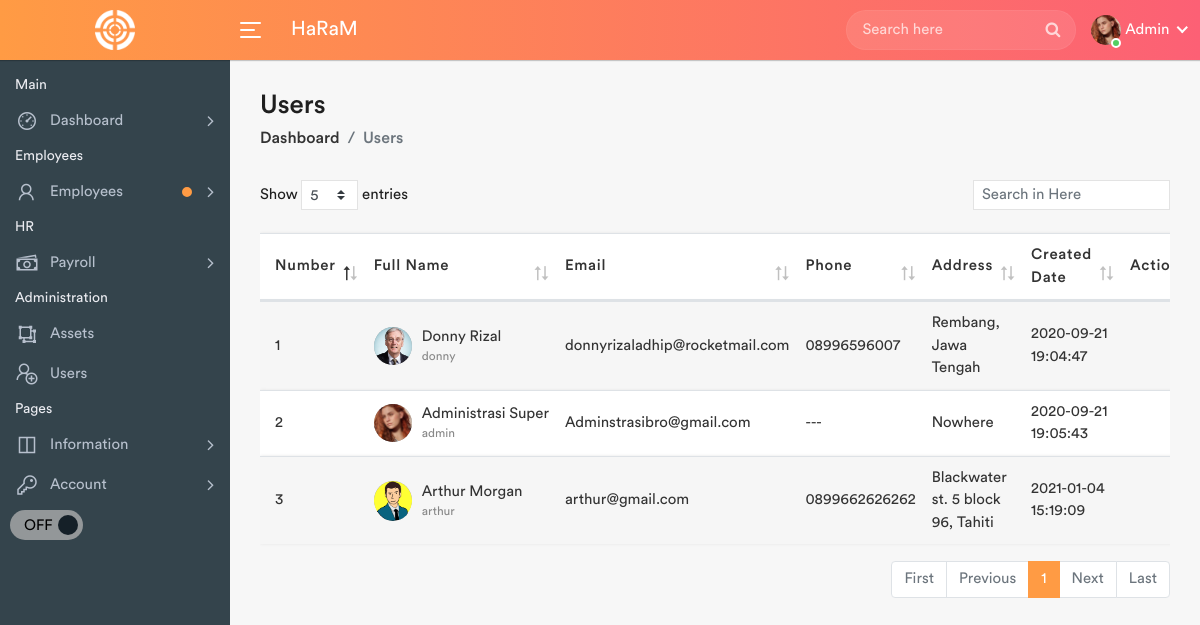
Page /users.php (signed in) on the earlier database version.
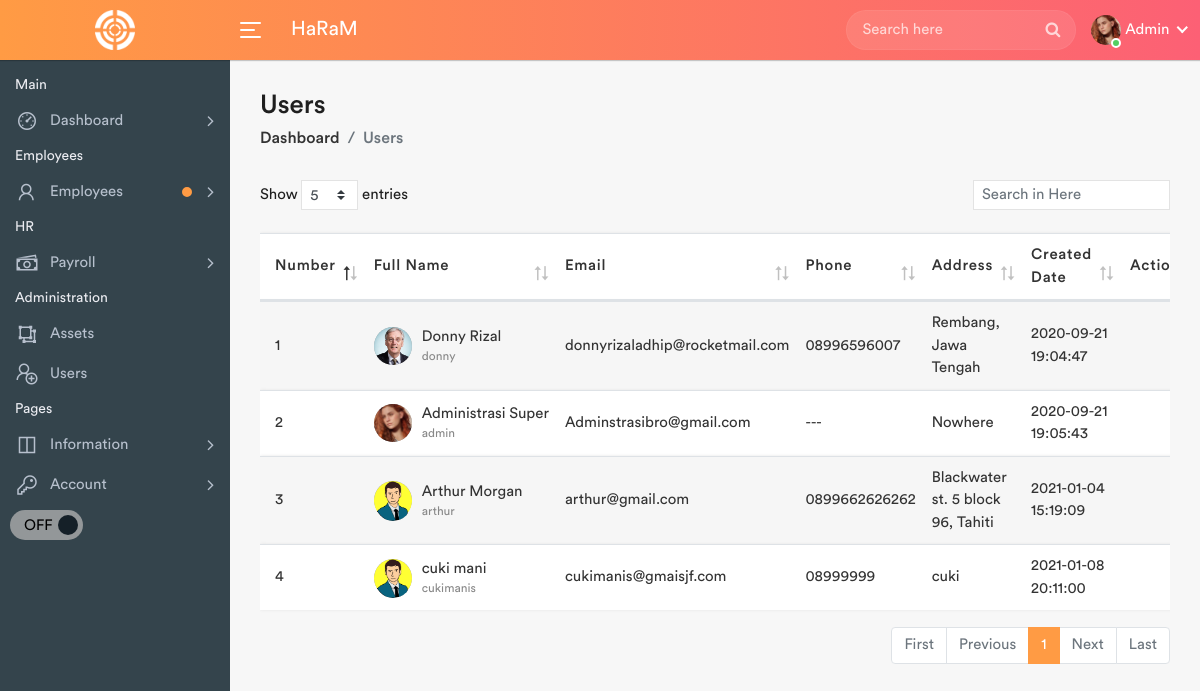
Same page on the later database version.
### tables this page shows
CREATE TABLE `users` (
  `id` int(11) NOT NULL,
  `firstname` varchar(200) DEFAULT NULL,
  `lastname` varchar(200) DEFAULT NULL,
  `username` varchar(200) NOT NULL,
  `email` varchar(100) DEFAULT NULL,
  `password` varchar(200) NOT NULL,
  `role` varchar(100) DEFAULT 'employee',
  `phone` varchar(20) DEFAULT NULL,
  `address` varchar(200) DEFAULT NULL,
  `picture` varchar(255) DEFAULT 'IMG-20170519-WA0000.png',
  `dateTime` datetime DEFAULT current_timestamp()
);

### users.php (the view, shortened to what this page needs)
<?php
require_once 'includes/library.php';
$dbh = Database();
?>
<!DOCTYPE html>
<html lang="en">
<head>
	<link rel="stylesheet" href="assets/css/bootstrap.min.css">
	<link rel="stylesheet" href="assets/css/font-awesome.min.css">
	<link rel="stylesheet" href="assets/css/line-awesome.min.css">
	<link rel="stylesheet" href="assets/css/dataTables.bootstrap4.min.css">
	<link rel="stylesheet" href="assets/css/select2.min.css">
	<link rel="stylesheet" href="assets/css/bootstrap-datetimepicker.min.css">
	<link rel="stylesheet" href="assets/css/style.css" id="theme-link">
</head>
<body>
	<div class="main-wrapper">
		<?php include_once("includes/header.php"); ?>
		<?php include_once("includes/sidebar.php"); ?>
		<div class="page-wrapper">
			<div class="content container-fluid">
				<div class="page-header">
					<div class="row align-items-center">
						<div class="col">
							<h3 class="page-title">Users</h3>
							<ul class="breadcrumb">
								<li class="breadcrumb-item"><a href="index.php">Dashboard</a></li>
								<li class="breadcrumb-item active">Users</li>
							</ul>
						</div>
					</div>
				</div>
				<div class="row">
					<div class="col-md-12">
						<div class="table-responsive">
							<table class="table table-striped custom-table dataTable">
								<thead>
									<tr>
										<th>Number</th>
										<th>Full Name</th>
										<th>Email</th>
										<th>Phone</th>
										<th>Address</th>
										<th>Created Date</th>
										<th class="text-right">Action</th>
									</tr>
								</thead>
								<tbody>
									<?php
									$sql = "SELECT * FROM users";
									$query = $dbh->prepare($sql);
									$query->execute();
									$results = $query->fetchAll(PDO::FETCH_OBJ);
									$cnt = 1;
									if ($query->rowCount() > 0) {
										foreach ($results as $result) {
									?>
											<tr>
												<td><?php echo htmlentities($cnt++); ?></td>
												<td>
													<h2 class="table-avatar">
														<a href="profile.php" class="avatar"><img src="uploads/profiles/<?php echo htmlentities($result->picture); ?>" alt="Profile Pic"></a>
														<a href="profile.php"><?php echo htmlentities($result->firstname) . " ", htmlentities($result->lastname); ?>
															<span><?php echo htmlentities($result->username); ?></span></a>
													</h2>
												</td>
												<td><?php echo htmlentities($result->email); ?></td>
												<td><?php echo htmlentities($result->phone); ?></td>
												<td><?php echo htmlentities($result->address); ?></td>
												<td><?php echo htmlentities($result->dateTime); ?></td>
												<td class="text-right">
													<div class="dropdown dropdown-action">
													</div>
												</td>
											</tr>
									<?php
										}
									} ?>
								</tbody>
							</table>
						</div>
					</div>
				</div>
			</div>
		</div>
	</div>
</body>
</html>

### includes/header.php (shortened to what this page needs)
<div class="header">
	<div class="header-left">
		<a href="index.php" class="logo">
			<img src="assets/img/logo.png" width="40" height="40" alt="">
		</a>
	</div>
	<a id="toggle_btn" href="javascript:void(0);">
		<span class="bar-icon">
			<span></span>
			<span></span>
			<span></span>
		</span>
	</a>
	<div class="page-title-box">
		<h3>HaRaM</h3>
	</div>
	<ul class="nav user-menu">
		<li class="nav-item">
			<div class="top-nav-search">
				<form action="search.php">
					<input class="form-control" type="text" placeholder="Search here">
					<button class="btn" type="submit"><i class="fa fa-search"></i></button>
				</form>
			</div>
		</li>
		<li class="nav-item dropdown has-arrow main-drop">
			<a href="#" class="dropdown-toggle nav-link" data-toggle="dropdown">
				<span class="user-img"><img src="uploads/profiles/<?php echo $_SESSION['photo'] ?>" alt="avatar">
					<span class="status online"></span></span>
				<span><?php $app->logged_user(); ?></span>
			</a>
		</li>
	</ul>
</div>

### includes/library.php (shortened to what this page needs)
<?php
class AppLib
{
  public function logged_user()
  {
    echo htmlentities(ucfirst($_SESSION['userlogin']));
  }
}

### includes/sidebar.php (shortened to what this page needs)
<div class="sidebar" id="sidebar">
	<div class="sidebar-inner slimscroll">
		<div id="sidebar-menu" class="sidebar-menu">
			<ul>
				<li class="menu-title">
					<span>Main</span>
				</li>
				<li class="submenu">
					<a href="#"><i class="la la-dashboard"></i> <span> Dashboard</span> <span class="menu-arrow"></span></a>
				</li>
				<li class="menu-title">
					<span>Employees</span>
				</li>
				<li class="submenu">
					<a href="#" class="noti-dot"><i class="la la-user"></i> <span> Employees</span> <span class="menu-arrow"></span></a>
				</li>
				<?php if ($_SESSION['role'] == "admin") { ?>
					<li class="menu-title">
						<span>HR</span>
					</li>
					<li class="submenu">
						<a href="#"><i class="la la-money"></i> <span> Payroll </span> <span class="menu-arrow"></span></a>
					</li>
					<li class="menu-title">
						<span>Administration</span>
					</li>
					<li>
						<a class="<?php if (basename($_SERVER['SCRIPT_NAME']) == 'assets.php') {
										echo 'active';
									} else {
										echo '';
									} ?>" href="assets.php"><i class="la la-object-ungroup"></i> <span>Assets</span></a>
					</li>
					<li>
						<a class="<?php if (basename($_SERVER['SCRIPT_NAME']) == 'users.php') {
										echo 'active';
									} else {
										echo '';
									} ?>" href="users.php"><i class="la la-user-plus"></i> <span>Users</span></a>
					</li>
				<?php } ?>
				<li class="menu-title">
					<span>Pages</span>
				</li>
				<li class="submenu">
					<a href="#"><i class="la la-columns"></i> <span> Information </span> <span class="menu-arrow"></span></a>
				</li>
				<li class="submenu">
					<a href="#"><i class="la la-key"></i> <span> Account </span> <span class="menu-arrow"></span></a>
				</li>
				<div class="submenu onoffswitch">
					<label class="onoffswitch-label" for="btn-toggle" title="Dark Mode Switcher" data-placement="left" data-toggle="tooltip">
						<span class="onoffswitch-switch"></span>
					</label>
				</div>
			</ul>
		</div>
	</div>
</div>

Differences in the rows shown:
added users: picture (picture), firstname "cuki", lastname "mani", username "cukimanis", email "cukimanis@gmaisjf.com", phone "08999999", address "cuki", dateTime "2021-01-08 20:11:00"
